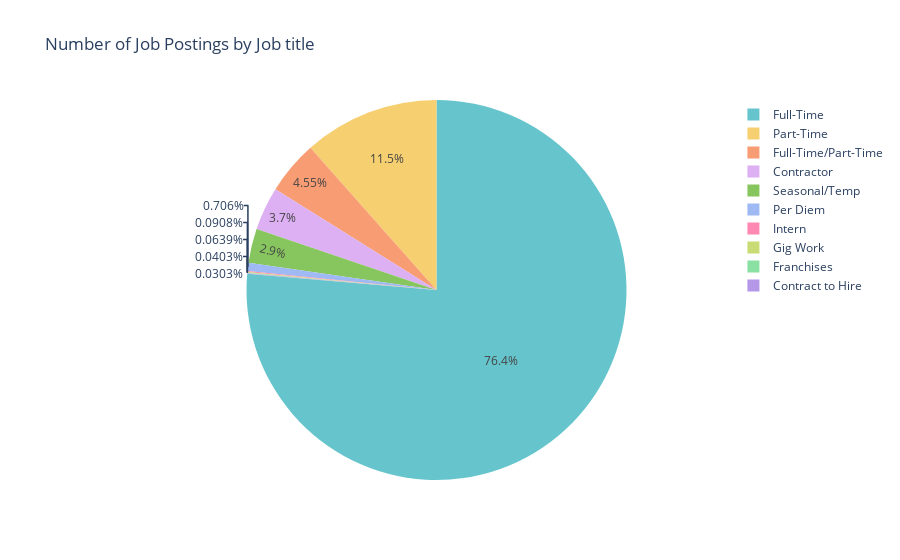

Notebook cell for this chart:
### Code cell
df_jobtypes=df['job_type'].value_counts()
px.pie(df_jobtypes,values=df_jobtypes.values,names=df_jobtypes.index,title='Number of Job Postings by Job title',
       color_discrete_sequence = px.colors.qualitative.Pastel)

### Figure 1 — Plotly figure (JSON) as saved in the notebook; plotly's stock layout.template omitted (floating-point values rounded to 4 significant figures)
{"data": [{"domain": {"x": [0, 1], "y": [0, 1]}, "hovertemplate": "index=%{label}<br>value=%{value}<extra></extra>", "labels": ["Full-Time", "Part-Time", "Full-Time/Part-Time", "Contractor", "Seasonal/Temp", "Per Diem", "Intern", "Gig Work", "Franchises", "Contract to Hire"], "legendgroup": "", "name": "", "showlegend": true, "type": "pie", "values": [22720, 3436, 1355, 1100, 862, 210, 27, 19, 12, 9]}], "layout": {"legend": {"tracegroupgap": 0}, "piecolorway": ["rgb(102, 197, 204)", "rgb(246, 207, 113)", "rgb(248, 156, 116)", "rgb(220, 176, 242)", "rgb(135, 197, 95)", "rgb(158, 185, 243)", "rgb(254, 136, 177)", "rgb(201, 219, 116)", "rgb(139, 224, 164)", "rgb(180, 151, 231)", "rgb(179, 179, 179)"], "title": {"text": "Number of Job Postings by Job title"}}}
